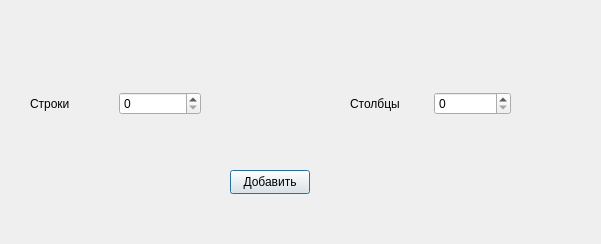
<?xml version="1.0" encoding="UTF-8"?>
<ui version="4.0">
 <class>Dialog</class>
 <widget class="QDialog" name="Dialog">
  <property name="geometry">
   <rect>
    <x>0</x>
    <y>0</y>
    <width>601</width>
    <height>244</height>
   </rect>
  </property>
  <property name="windowTitle">
   <string>Dialog</string>
  </property>
  <widget class="QPushButton" name="okButton">
   <property name="geometry">
    <rect>
     <x>230</x>
     <y>170</y>
     <width>80</width>
     <height>24</height>
    </rect>
   </property>
   <property name="text">
    <string>Добавить</string>
   </property>
  </widget>
  <widget class="QWidget" name="layoutWidget">
   <property name="geometry">
    <rect>
     <x>30</x>
     <y>90</y>
     <width>171</width>
     <height>27</height>
    </rect>
   </property>
   <layout class="QHBoxLayout" name="horizontalLayout">
    <item>
     <widget class="QLabel" name="label">
      <property name="text">
       <string>Cтроки</string>
      </property>
     </widget>
    </item>
    <item>
     <widget class="QSpinBox" name="rowsSpinBox"/>
    </item>
   </layout>
  </widget>
  <widget class="QWidget" name="layoutWidget">
   <property name="geometry">
    <rect>
     <x>350</x>
     <y>90</y>
     <width>161</width>
     <height>27</height>
    </rect>
   </property>
   <layout class="QHBoxLayout" name="horizontalLayout_2">
    <item>
     <widget class="QLabel" name="label_2">
      <property name="text">
       <string>Столбцы</string>
      </property>
     </widget>
    </item>
    <item>
     <widget class="QSpinBox" name="columnsSpinBox"/>
    </item>
   </layout>
  </widget>
 </widget>
 <resources/>
 <connections/>
</ui>
